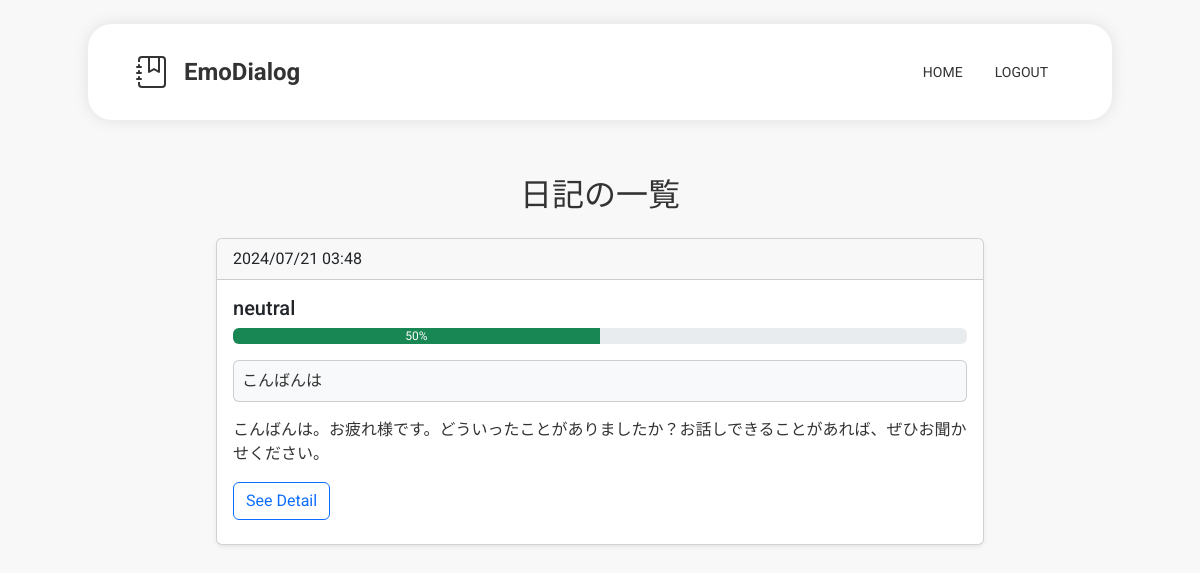
Page /diaries (signed in) on the committed database.
### models.py (models this page shows)
class Diary(db.Model):
    id = db.Column(db.Integer, primary_key=True)
    user_id = db.Column(db.Integer, db.ForeignKey('user.id'), nullable=False)
    create_at = db.Column(
        db.DateTime,
        nullable=False,
        default=lambda: datetime.now(pytz.timezone('Asia/Tokyo'))
    )
    update_at = db.Column(
        db.DateTime,
        nullable=False,
        default=lambda: datetime.now(pytz.timezone('Asia/Tokyo')),
        onupdate=lambda: datetime.now(pytz.timezone('Asia/Tokyo'))
    )
    body = db.Column(db.String(500), nullable=False)
    response = db.Column(db.String(500))
    emotion = db.Column(db.String(100))
    emotion_degree = db.Column(db.Integer)

### app.py (the view)
@app.route("/diaries")
@login_required
def diariesPage():
    diaries = diaryController.get_user_diaries(current_user.id)
    return render_template('diaries.html', diaries=diaries)

### app.py (called while the page is built)
@login_manager.user_loader
def load_user(user_id):
    return userController.user_load_control(user_id)

### controllers.py (called while the page is built)
    def user_load_control(self, user_id):
        return User.query.get(user_id)

    def get_user_diaries(self, user_id: int):
        diaries = Diary.query.order_by(desc(Diary.create_at)).filter_by(user_id=user_id).all()
        return diaries

### templates/diaries.html
{% extends "base.html" %}
{% block content %}
<h2 class="text-center p-3">日記の一覧</h2>
{% for diary in diaries %}
<div class="card mx-auto mb-4 shadow-sm" style="max-width: 48rem;">
    <div class="card-header">{{ diary.create_at.strftime('%Y/%m/%d %H:%M') }}</div>
    <div class="card-body">
        <h5 class="card-title mb-2">{{ diary.emotion }}</h5>
        <div class="progress mb-2" role="progressbar">
            <div class="progress-bar bg-success" style='width: {{ diary.emotion_degree }}%'>{{ diary.emotion_degree }}%</div>
        </div>
        {% if diary.body != "" %}
            <div class="card bg-body-tertiary my-3">
                <div class="card-text m-2 overflow-hidden">
                    {{ diary.body }}
                </div>
            </div>
            <div class="card-text mb-2 overflow-hidden">
                {{ diary.response }}
            </div>
        {% else %}
            <div class="card-text">
                No Description
            </div>
        {% endif %}
        <a href="/diaries/{{ diary.id }}" class="btn btn-outline-primary my-2">See Detail</a>
    </div>
</div>
{% endfor %}
{% endblock %}

### static/css/style.css (style rules this page uses)
* { font-family: "Roboto", "Noto Sans JP", sans-serif; color: #333; }
body { margin: 0; padding: 0; background-color: #f8f8f8; }

### rows in the picture
Diary: create_at "2024/07/21 03:48", emotion "neutral", emotion_degree "50", body "こんばんは", response "こんばんは。お疲れ様です。どういったことがありましたか？お話しできることがあれば、ぜひお聞かせください。"
